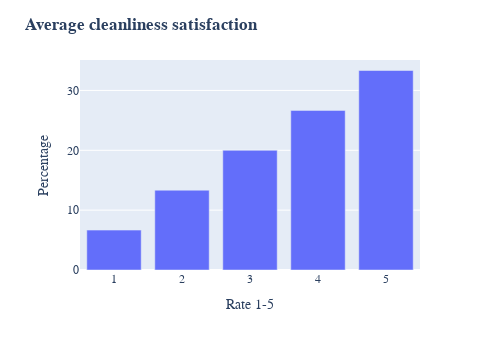

The code cell stored with this chart in its notebook:
### Markdown cell above
Regarding the variable cleanliness satisfaction, it can be confirmed that most of the people is satisfied with their house cleanliness. Only the 6% of the individuals sharing flat show a clear poor satisfaction with their space cleanliness.

### Code cell
cleanliness = plot_variable(df, "clean_satisfaction", "mean")
cleanliness.update_layout(
    title="<b>Average cleanliness satisfaction</b>",
    xaxis_title="Rate 1-5",
    yaxis_title="Percentage", width=500, height=350,
    font=dict(
        family="Courier New, monospace",
        size=12
    ))

### Figure 1 — Plotly figure (JSON) as saved in the notebook; plotly's stock layout.template omitted (floating-point values rounded to 4 significant figures)
{"data": [{"alignmentgroup": "True", "hovertemplate": "clean_satisfaction=%{x}<br>0=%{y}<extra></extra>", "legendgroup": "", "marker": {"color": "#636efa"}, "name": "", "offsetgroup": "", "orientation": "v", "showlegend": false, "textposition": "auto", "type": "bar", "x": [1, 2, 3, 4, 5], "xaxis": "x", "y": [6.667, 13.33, 20, 26.67, 33.33], "yaxis": "y"}], "layout": {"barmode": "relative", "font": {"family": "Courier New, monospace", "size": 12}, "height": 350, "legend": {"tracegroupgap": 0}, "margin": {"t": 60}, "title": {"text": "<b>Average cleanliness satisfaction</b>"}, "width": 500, "xaxis": {"anchor": "y", "domain": [0, 1], "title": {"text": "Rate 1-5"}}, "yaxis": {"anchor": "x", "domain": [0, 1], "title": {"text": "Percentage"}}}}
